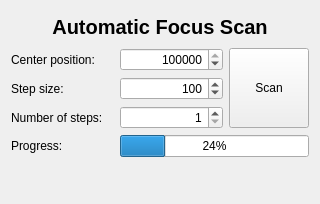
<?xml version="1.0" encoding="UTF-8"?>
<ui version="4.0">
 <class>snowgui::focusscancontroller</class>
 <widget class="QWidget" name="snowgui::focusscancontroller">
  <property name="geometry">
   <rect>
    <x>0</x>
    <y>0</y>
    <width>320</width>
    <height>204</height>
   </rect>
  </property>
  <property name="minimumSize">
   <size>
    <width>0</width>
    <height>204</height>
   </size>
  </property>
  <property name="maximumSize">
   <size>
    <width>320</width>
    <height>204</height>
   </size>
  </property>
  <property name="windowTitle">
   <string>Form</string>
  </property>
  <layout class="QGridLayout" name="gridLayout">
   <item row="4" column="1" colspan="2">
    <widget class="QProgressBar" name="scanProgress">
     <property name="value">
      <number>24</number>
     </property>
    </widget>
   </item>
   <item row="3" column="0">
    <widget class="QLabel" name="nstepsLabel">
     <property name="text">
      <string>Number of steps:</string>
     </property>
    </widget>
   </item>
   <item row="1" column="2" rowspan="3">
    <widget class="QPushButton" name="scanButton">
     <property name="minimumSize">
      <size>
       <width>80</width>
       <height>80</height>
      </size>
     </property>
     <property name="maximumSize">
      <size>
       <width>80</width>
       <height>80</height>
      </size>
     </property>
     <property name="text">
      <string>Scan</string>
     </property>
    </widget>
   </item>
   <item row="4" column="0">
    <widget class="QLabel" name="progressLabel">
     <property name="text">
      <string>Progress:</string>
     </property>
    </widget>
   </item>
   <item row="3" column="1">
    <widget class="QSpinBox" name="nstepsBox">
     <property name="alignment">
      <set>Qt::AlignRight|Qt::AlignTrailing|Qt::AlignVCenter</set>
     </property>
     <property name="minimum">
      <number>1</number>
     </property>
     <property name="maximum">
      <number>1000</number>
     </property>
     <property name="value">
      <number>1</number>
     </property>
    </widget>
   </item>
   <item row="2" column="1">
    <widget class="QSpinBox" name="stepBox">
     <property name="alignment">
      <set>Qt::AlignRight|Qt::AlignTrailing|Qt::AlignVCenter</set>
     </property>
     <property name="maximum">
      <number>10000</number>
     </property>
     <property name="singleStep">
      <number>100</number>
     </property>
     <property name="value">
      <number>100</number>
     </property>
    </widget>
   </item>
   <item row="1" column="0">
    <widget class="QLabel" name="centerLabel">
     <property name="text">
      <string>Center position:</string>
     </property>
    </widget>
   </item>
   <item row="2" column="0">
    <widget class="QLabel" name="stepLabel">
     <property name="text">
      <string>Step size:</string>
     </property>
    </widget>
   </item>
   <item row="5" column="0" colspan="3">
    <widget class="QLabel" name="statusLabel">
     <property name="text">
      <string/>
     </property>
    </widget>
   </item>
   <item row="1" column="1">
    <widget class="QSpinBox" name="centerBox">
     <property name="alignment">
      <set>Qt::AlignRight|Qt::AlignTrailing|Qt::AlignVCenter</set>
     </property>
     <property name="maximum">
      <number>16777214</number>
     </property>
     <property name="singleStep">
      <number>1000</number>
     </property>
     <property name="value">
      <number>8000000</number>
     </property>
    </widget>
   </item>
   <item row="0" column="0" colspan="3">
    <widget class="QLabel" name="label">
     <property name="font">
      <font>
       <pointsize>15</pointsize>
       <weight>75</weight>
       <bold>true</bold>
      </font>
     </property>
     <property name="text">
      <string>Automatic Focus Scan</string>
     </property>
     <property name="alignment">
      <set>Qt::AlignCenter</set>
     </property>
    </widget>
   </item>
  </layout>
 </widget>
 <resources/>
 <connections/>
</ui>
